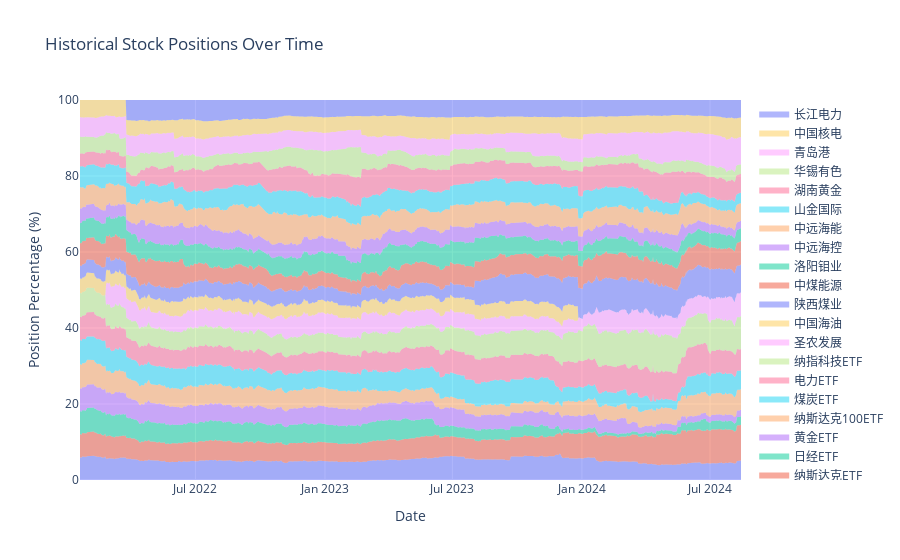

Notebook cell for this chart:
### Code cell
plot_historical_positions(dates, positions, stock_names, stock_prices)

### Figure 1 — Plotly figure (JSON) as saved in the notebook; plotly's stock layout.template omitted (floating-point values rounded to 4 significant figures; data arrays with more than 128 entries replaced by an {"elided": "..."} marker saying what was removed)
{"data": [{"fill": "tozeroy", "hoverinfo": "text", "hovertemplate": "%{text}<extra></extra>", "mode": "none", "name": "标普500ETF", "text": {"elided": "624 str values"}, "type": "scatter", "x": {"elided": "624 str values"}, "y": {"elided": "624 float values"}}, {"fill": "tonexty", "hoverinfo": "text", "hovertemplate": "%{text}<extra></extra>", "mode": "none", "name": "纳斯达克ETF", "text": {"elided": "624 str values"}, "type": "scatter", "x": {"elided": "624 str values"}, "y": {"elided": "624 float values"}}, {"fill": "tonexty", "hoverinfo": "text", "hovertemplate": "%{text}<extra></extra>", "mode": "none", "name": "日经ETF", "text": {"elided": "624 str values"}, "type": "scatter", "x": {"elided": "624 str values"}, "y": {"elided": "624 float values"}}, {"fill": "tonexty", "hoverinfo": "text", "hovertemplate": "%{text}<extra></extra>", "mode": "none", "name": "黄金ETF", "text": {"elided": "624 str values"}, "type": "scatter", "x": {"elided": "624 str values"}, "y": {"elided": "624 float values"}}, {"fill": "tonexty", "hoverinfo": "text", "hovertemplate": "%{text}<extra></extra>", "mode": "none", "name": "纳斯达克100ETF", "text": {"elided": "624 str values"}, "type": "scatter", "x": {"elided": "624 str values"}, "y": {"elided": "624 float values"}}, {"fill": "tonexty", "hoverinfo": "text", "hovertemplate": "%{text}<extra></extra>", "mode": "none", "name": "煤炭ETF", "text": {"elided": "624 str values"}, "type": "scatter", "x": {"elided": "624 str values"}, "y": {"elided": "624 float values"}}, {"fill": "tonexty", "hoverinfo": "text", "hovertemplate": "%{text}<extra></extra>", "mode": "none", "name": "电力ETF", "text": {"elided": "624 str values"}, "type": "scatter", "x": {"elided": "624 str values"}, "y": {"elided": "624 float values"}}, {"fill": "tonexty", "hoverinfo": "text", "hovertemplate": "%{text}<extra></extra>", "mode": "none", "name": "纳指科技ETF", "text": {"elided": "624 str values"}, "type": "scatter", "x": {"elided": "624 str values"}, "y": {"elided": "624 float values"}}, {"fill": "tonexty", "hoverinfo": "text", "hovertemplate": "%{text}<extra></extra>", "mode": "none", "name": "圣农发展", "text": {"elided": "624 str values"}, "type": "scatter", "x": {"elided": "624 str values"}, "y": {"elided": "624 float values"}}, {"fill": "tonexty", "hoverinfo": "text", "hovertemplate": "%{text}<extra></extra>", "mode": "none", "name": "中国海油", "text": {"elided": "624 str values"}, "type": "scatter", "x": {"elided": "624 str values"}, "y": {"elided": "624 float values"}}, {"fill": "tonexty", "hoverinfo": "text", "hovertemplate": "%{text}<extra></extra>", "mode": "none", "name": "陕西煤业", "text": {"elided": "624 str values"}, "type": "scatter", "x": {"elided": "624 str values"}, "y": {"elided": "624 float values"}}, {"fill": "tonexty", "hoverinfo": "text", "hovertemplate": "%{text}<extra></extra>", "mode": "none", "name": "中煤能源", "text": {"elided": "624 str values"}, "type": "scatter", "x": {"elided": "624 str values"}, "y": {"elided": "624 float values"}}, {"fill": "tonexty", "hoverinfo": "text", "hovertemplate": "%{text}<extra></extra>", "mode": "none", "name": "洛阳钼业", "text": {"elided": "624 str values"}, "type": "scatter", "x": {"elided": "624 str values"}, "y": {"elided": "624 float values"}}, {"fill": "tonexty", "hoverinfo": "text", "hovertemplate": "%{text}<extra></extra>", "mode": "none", "name": "中远海控", "text": {"elided": "624 str values"}, "type": "scatter", "x": {"elided": "624 str values"}, "y": {"elided": "624 float values"}}, {"fill": "tonexty", "hoverinfo": "text", "hovertemplate": "%{text}<extra></extra>", "mode": "none", "name": "中远海能", "text": {"elided": "624 str values"}, "type": "scatter", "x": {"elided": "624 str values"}, "y": {"elided": "624 float values"}}, {"fill": "tonexty", "hoverinfo": "text", "hovertemplate": "%{text}<extra></extra>", "mode": "none", "name": "山金国际", "text": {"elided": "624 str values"}, "type": "scatter", "x": {"elided": "624 str values"}, "y": {"elided": "624 float values"}}, {"fill": "tonexty", "hoverinfo": "text", "hovertemplate": "%{text}<extra></extra>", "mode": "none", "name": "湖南黄金", "text": {"elided": "624 str values"}, "type": "scatter", "x": {"elided": "624 str values"}, "y": {"elided": "624 float values"}}, {"fill": "tonexty", "hoverinfo": "text", "hovertemplate": "%{text}<extra></extra>", "mode": "none", "name": "华锡有色", "text": {"elided": "624 str values"}, "type": "scatter", "x": {"elided": "624 str values"}, "y": {"elided": "624 float values"}}, {"fill": "tonexty", "hoverinfo": "text", "hovertemplate": "%{text}<extra></extra>", "mode": "none", "name": "青岛港", "text": {"elided": "624 str values"}, "type": "scatter", "x": {"elided": "624 str values"}, "y": {"elided": "624 float values"}}, {"fill": "tonexty", "hoverinfo": "text", "hovertemplate": "%{text}<extra></extra>", "mode": "none", "name": "中国核电", "text": {"elided": "624 str values"}, "type": "scatter", "x": {"elided": "624 str values"}, "y": {"elided": "624 float values"}}, {"fill": "tonexty", "hoverinfo": "text", "hovertemplate": "%{text}<extra></extra>", "mode": "none", "name": "长江电力", "text": {"elided": "624 str values"}, "type": "scatter", "x": {"elided": "624 str values"}, "y": {"elided": "624 float values"}}], "layout": {"hovermode": "x unified", "showlegend": true, "title": {"text": "Historical Stock Positions Over Time"}, "xaxis": {"title": {"text": "Date"}}, "yaxis": {"range": [0, 100], "title": {"text": "Position Percentage (%)"}}}}
